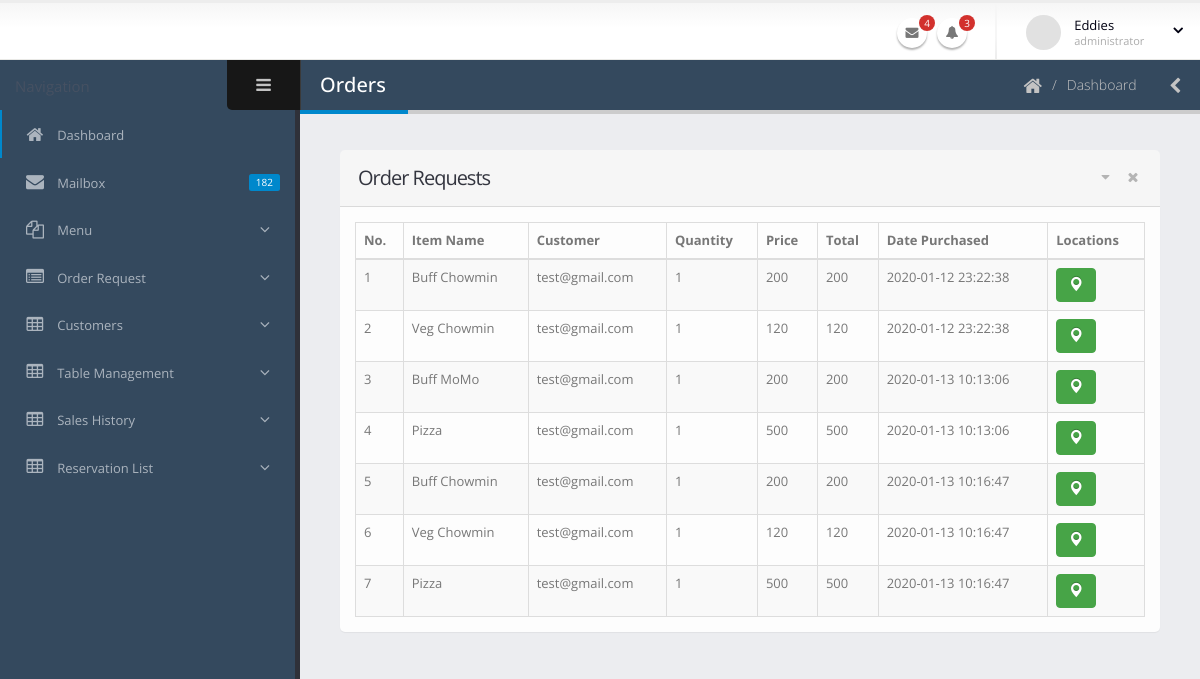
The page /restaurant/order_requests.php (signed in) on the database its author committed.
### tables this page shows
CREATE TABLE `purchase` (
  `purchaseid` int(100) NOT NULL,
  `email` varchar(2556) NOT NULL,
  `pname` varchar(2565) NOT NULL,
  `rname` varchar(2556) NOT NULL,
  `qty` int(255) NOT NULL,
  `price` int(255) NOT NULL,
  `total` int(250) NOT NULL,
  `lat` double NOT NULL,
  `longt` double NOT NULL,
  `date_purchase` datetime NOT NULL
);

### restaurant/order_requests.php (the view, shortened to what this page needs)
<?php
    include('../functions/init.php');
?>
<!doctype html>
<html class="fixed">
	<head>
		<link rel="stylesheet" href="assets/vendor/bootstrap/css/bootstrap.css" />
		<link rel="stylesheet" href="assets/vendor/font-awesome/css/font-awesome.css" />
		<link rel="stylesheet" href="assets/vendor/magnific-popup/magnific-popup.css" />
		<link rel="stylesheet" href="assets/vendor/bootstrap-datepicker/css/datepicker3.css" />
		<link rel="stylesheet" href="assets/vendor/jquery-ui/css/ui-lightness/jquery-ui-1.10.4.custom.css" />
		<link rel="stylesheet" href="assets/vendor/bootstrap-multiselect/bootstrap-multiselect.css" />
		<link rel="stylesheet" href="assets/vendor/morris/morris.css" />
		<link rel="stylesheet" href="assets/stylesheets/theme.css" />
		<link rel="stylesheet" href="assets/stylesheets/skins/default.css" />
		<link rel="stylesheet" href="assets/stylesheets/theme-custom.css">
	</head>
	<body>
		<section class="body">
			<header class="header">
				<div class="header-right">
					<ul class="notifications">
						<li>
							<a href="#" class="dropdown-toggle notification-icon" data-toggle="dropdown">
								<i class="fa fa-envelope"></i>
								<span class="badge">4</span>
							</a>
						</li>
						<li>
							<a href="#" class="dropdown-toggle notification-icon" data-toggle="dropdown">
								<i class="fa fa-bell"></i>
								<span class="badge">3</span>
							</a>
						</li>
					</ul>
					<span class="separator"></span>
					<div id="userbox" class="userbox">
						<a href="#" data-toggle="dropdown">
							<figure class="profile-picture">
								<img src="assets/images/!logged-user.jpg" alt="Admin" class="img-circle" data-lock-picture="assets/images/!logged-user.jpg" />
							</figure>
							<div class="profile-info" data-lock-name="Admin" data-lock-email="admin@gmail.com">
								<span class="name">Eddies</span>
								<span class="role">administrator</span>
							</div>
							<i class="fa custom-caret"></i>
						</a>
					</div>
				</div>
			</header>
			<div class="inner-wrapper">
            <?php include('sidebar.php') ?>
				<section role="main" class="content-body">
					<header class="page-header">
						<h2>Orders</h2>
						<div class="right-wrapper pull-right">
							<ol class="breadcrumbs">
								<li>
									<a href="index.html">
										<i class="fa fa-home"></i>
									</a>
								</li>
								<li><span>Dashboard</span></li>
							</ol>
							<a class="sidebar-right-toggle" data-open="sidebar-right"><i class="fa fa-chevron-left"></i></a>
						</div>
					</header>
						<div class="row">
						<div class="col-md-12">
							<section class="panel">
								<header class="panel-heading">
									<div class="panel-actions">
										<a href="#" class="fa fa-caret-down"></a>
										<a href="#" class="fa fa-times"></a>
									</div>
									<h2 class="panel-title">Order Requests</h2>
								</header>
								<div class="panel-body">
                                    <table class="table table-bordered table-striped mb-none" id="datatable-editable">
                                        <thead>
                                            <tr>
                                                <th>No.</th>
                                                <th>Item Name</th>
                                                <th>Customer</th>
                                                <th>Quantity</th>
                                                <th>Price</th>
                                                <th>Total</th>
                                                <th>Date Purchased</th>
                                                <th>Locations</th>
                                            </tr>
                                        </thead>
                                        <tbody><?php
                                        $rname = $_SESSION['rname'];
                                        $i = 1;
										$sql = "SELECT * FROM `purchase` WHERE rname = '$rname';";
										$result = $con->query($sql);
										foreach ($result as $r) {
                                            $lat = $r['lat'];
                                            $longt=$r['longt'];
											?>
                                            <tr class="gradeX">
                                                <td><?php echo $i;$i++; ?></td>
                                                <td><?php echo $r['pname'] ?></td>
                                                <td><?php echo $r['email'] ?></td>
                                                <td><?php echo $r['qty'] ?></td>
                                                <td><?php echo $r['price'] ?></td>
                                                <td><?php echo $r['total'] ?></td>
                                                <td><?php echo $r['date_purchase'] ?></td>
                                                <td>
                                                <a class="btn btn-success" href=<?php echo '"../location.php?lat='.$lat.'&long='.$longt.'"'?>><span class="glyphicon glyphicon-map-marker"></span></a>
                                                </td>
                                            </tr>
											<?php } ?>
                                        </tbody>
                                    </table>
								</div>
							</section>
						</div>
					</div>
				</section>
			</div>
		</section>
	</body>
</html>

### restaurant/assets/stylesheets/skins/default.css (style rules this page uses)
a, .btn-link { color: #0088cc; }
body .btn-success { color: #ffffff; text-shadow: 0 -1px 0 rgba(0, 0, 0, 0.25); background-color: #47a447; border-color: #47a447; }
.page-header h2 { border-bottom-color: #0088cc; }
.notifications .notification-menu:before, .notifications .notification-icon:before { border-bottom-color: #0088cc; }

### rows shown on the page
purchase: pname "Buff Chowmin", email "test@gmail.com", qty "1", price "200", total "200", date_purchase "2020-01-12 23:22:38", lat 0 (drawn)
purchase: pname "Veg Chowmin", email "test@gmail.com", qty "1", price "120", total "120", date_purchase "2020-01-12 23:22:38", lat 0 (drawn)
purchase: pname "Buff MoMo", email "test@gmail.com", qty "1", price "200", total "200", date_purchase "2020-01-13 10:13:06", lat 0 (drawn)
purchase: pname "Pizza", email "test@gmail.com", qty "1", price "500", total "500", date_purchase "2020-01-13 10:13:06", lat 0 (drawn)
purchase: pname "Buff Chowmin", email "test@gmail.com", qty "1", price "200", total "200", date_purchase "2020-01-13 10:16:47", lat 0 (drawn)
purchase: pname "Veg Chowmin", email "test@gmail.com", qty "1", price "120", total "120", date_purchase "2020-01-13 10:16:47", lat 0 (drawn)
purchase: pname "Pizza", email "test@gmail.com", qty "1", price "500", total "500", date_purchase "2020-01-13 10:16:47", lat 0 (drawn)
